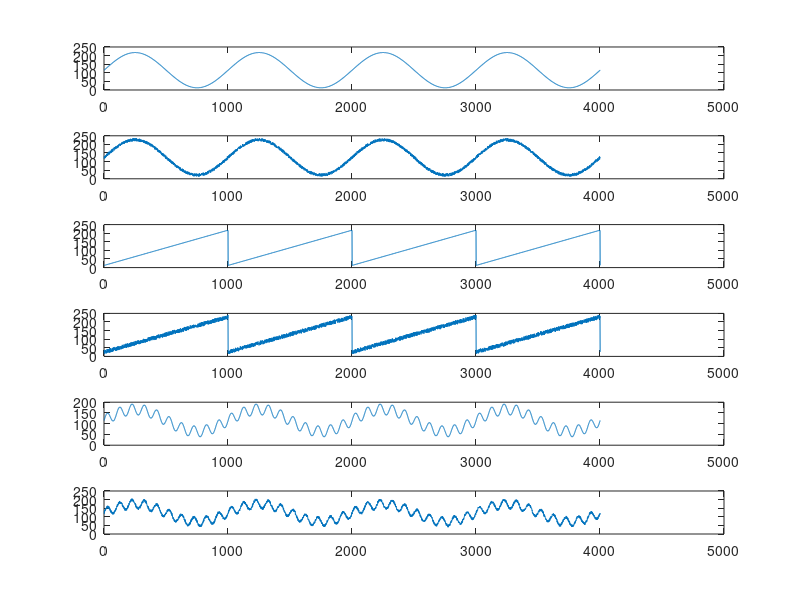
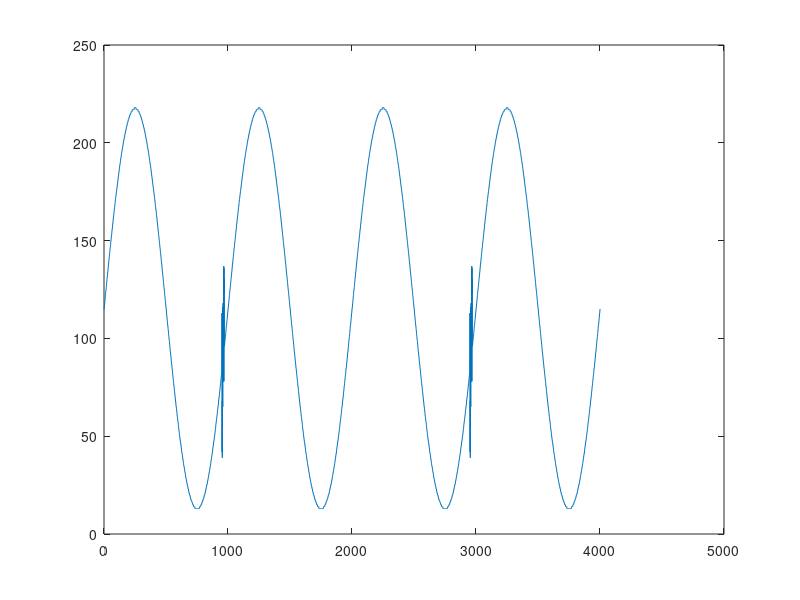
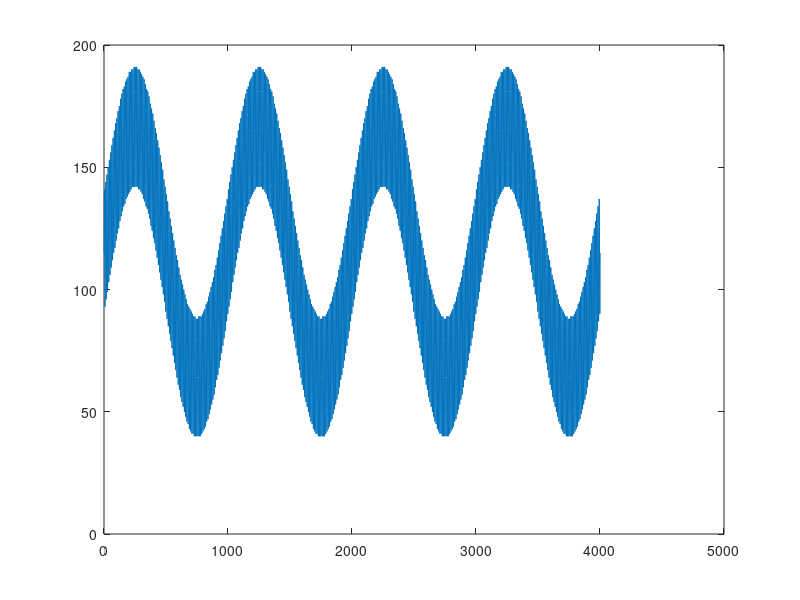

Write the MATLAB code that produced these figures, in order.
clc;
clear;
clf;

t = 0:1:4000;               
fs = 1000;           
freq = 1; 

%save waveforms to C form
fid = fopen('waveforms.h', 'w');

%Clean SineWave       
clean_sine = 0.4*sin(2*pi*t*freq/fs) + 0.45;
clean_sine = round(clean_sine*2^8);
fprintf(fid, 'int clean_sine[] = {');
fprintf(fid, '%d, ', clean_sine(1:end-1));
fprintf(fid, '%d', clean_sine(end));
fprintf(fid, '};\n');
subplot(6,1,1);
plot(clean_sine);

%Noisy SineWave
noisy_sine = clean_sine + 18 * rand(1, length(t));
noisy_sine = round(noisy_sine); %normalize
fprintf(fid, 'int noisy_sine[] = {');
fprintf(fid, '%d, ', noisy_sine(1:end-1));
fprintf(fid, '%d', noisy_sine(end));
fprintf(fid, '};\n');
subplot(6,1,2);
plot(noisy_sine);

%Clean Saw tooth
clean_saw = 0.4*sawtooth(2*pi*t*freq/fs) + 0.45;
clean_saw = round(clean_saw*2^8);
fprintf(fid, 'int clean_saw[] = {');
fprintf(fid, '%d, ', clean_saw(1:end-1));
fprintf(fid, '%d', clean_saw(end));
fprintf(fid, '};\n');
subplot(6,1,3);
plot(clean_saw);

%Noisy Saw Tooth
subplot(6,1,4);
noisy_saw = clean_saw + 25 * rand(1, length(t));
noisy_saw = round(noisy_saw); %normalize
fprintf(fid, 'int noisy_saw[] = {');
fprintf(fid, '%d, ', noisy_saw(1:end-1));
fprintf(fid, '%d', noisy_saw(end));
fprintf(fid, '};\n');
plot(noisy_saw);

%Clean Modulated SineWave
subplot(6,1,5);
mod_sine = 0.2*sin(2*pi*t*freq/fs) + 0.1*sin(2*pi*t*freq*10/fs) + 0.45;
mod_sine = round(mod_sine*2^8); %normalize
fprintf(fid, 'int mod_sine[] = {');
fprintf(fid, '%d, ', mod_sine(1:end-1));
fprintf(fid, '%d', mod_sine(end));
fprintf(fid, '};\n');
plot(mod_sine)

%Noisy Modulated SineWave
subplot(6,1,6);
noisy_mod = mod_sine + 15 * rand(1, length(t));
noisy_mod = round(noisy_mod); %normalize
fprintf(fid, 'int noisy_mod[] = {');
fprintf(fid, '%d, ', noisy_mod(1:end-1));
fprintf(fid, '%d', noisy_mod(end));
fprintf(fid, '};\n');
plot(noisy_mod)

%adding burst noise to clean data
figure(2)
noise = rand(1,200);
noise = 100*(noise - 1/2);
for i=1:20
    clean_sine(950+i) = round(clean_sine(950+i) + noise(i));
    clean_sine(2950+i) = round(clean_sine(2950+i) + noise(i));

end
burst_noise_sine = round(clean_sine);
title("Burst Noise Sinewave @ 1Hz")
plot(burst_noise_sine);
fprintf(fid, 'int burst_noise_sine[] = {');
fprintf(fid, '%d, ', burst_noise_sine(1:end-1));
fprintf(fid, '%d', burst_noise_sine(end));
fprintf(fid, '};\n');

%sinwave with superimposed 50Hz sine
figure(3)
mod_ramp = 0.2*sin(2*pi*t*freq/fs) + 0.1*sin(2*pi*t*freq*100/fs) + 0.45;
mod_ramp = round(mod_ramp*2^8); %normalize
fprintf(fid, 'const int mod_sine_100[] = {');
fprintf(fid, '%d, ', mod_ramp(1:end-1));
fprintf(fid, '%d', mod_ramp(end));
fprintf(fid, '};\n');
plot(mod_ramp)

%close file
fclose(fid);







